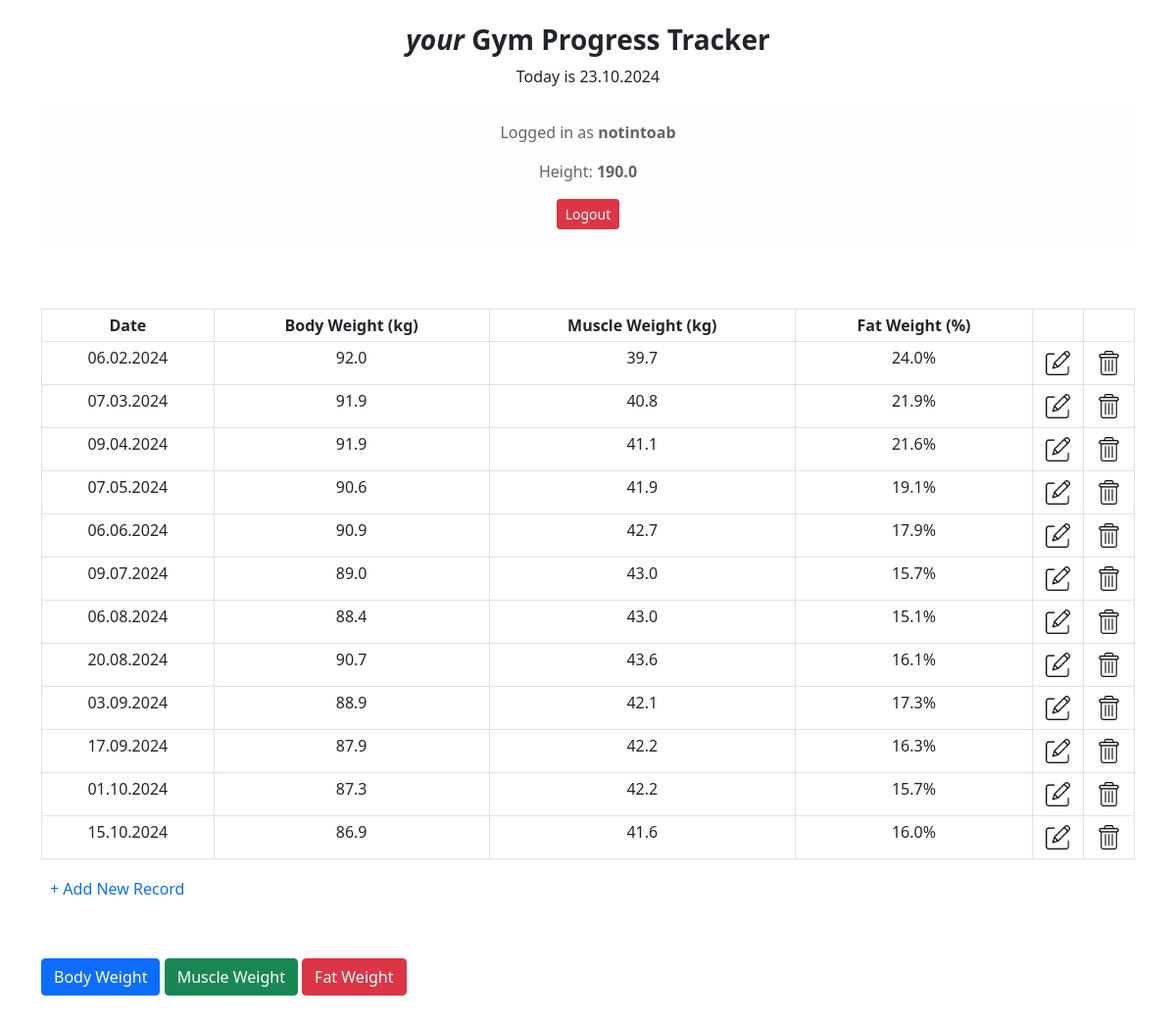
The app's page / (signed in) with its own data.
### app.py (models this page shows, shortened)
class User(db.Model):
    id = db.Column(db.Integer, primary_key=True)
    username = db.Column(db.String(100), nullable=False)
    email = db.Column(db.String(80), unique=True, nullable=False)
    password = db.Column(db.String(200), nullable=False)
    height = db.Column(db.Float)

class Results(db.Model):
    id = db.Column(db.Integer, primary_key=True)
    date_created = db.Column(db.DateTime(timezone=True), server_default=func.now(), nullable=False)
    body_weight = db.Column(db.Float, nullable=False)
    muscle_weight = db.Column(db.Float, nullable=False)
    fat_weight = db.Column(db.Float, nullable=False)
    user_id = db.Column(db.Integer, db.ForeignKey('user.id'), nullable=False)

### app.py (the view)
@app.route("/", methods=["GET", "POST"])
def index():
    if 'user_id' in session:
        user_id = session['user_id']
        results = Results.query.filter_by(user_id=user_id).all()
        user = User.query.get(user_id)
    else:
        results = []
        user = None
    return render_template(
        "index.html",
        today_date=datetime.today().strftime('%d.%m.%Y'),
        user=user, results=results)

### templates/index.html (shortened to what this page needs)
<!DOCTYPE html>
<html lang="en">
<head>
    <link href="https://cdn.jsdelivr.net/npm/bootstrap@5.0.2/dist/css/bootstrap.min.css" rel="stylesheet">
    <link rel="stylesheet" href="{{ url_for('static', filename='style.css') }}">
</head>
<body>
    <div class="container mt-4">
        <div class="row">
            <div class="col text-center">
                <h3 class="fw-bold"><i>your </i>Gym Progress Tracker</h3>
            </div>
        </div>
        <div class="row">
            <div class="col text-center">
                {% if user %}
                    <p>Today is {{ today_date }}</p>
                    <div class="alert alert-light">
                        <p>Logged in as <strong>{{ user.username }}</strong></p>
                        <p>Height: <strong>{{ user.height }}</strong></p>
                        <a href="{{ url_for('logout') }}" class="btn btn-danger btn-sm" name="logout">Logout</a>
                    </div>
                {% endif %}
            </div>
        </div>
    </div>
{% if user %}
<div class="container mt-5">
    <table class="table table-sm table-hover table-bordered align-middles text-center">
        <thead class="table table-responsive">
            <tr>
                <th>Date</th>
                <th>Body Weight (kg)</th>
                <th>Muscle Weight (kg)</th>
                <th>Fat Weight (%)</th>
                <th></th>
                <th></th>
            </tr>
        </thead>
        <tbody>
            {% for result in results %}
            <tr>
                <td class="text-nowrap">{{ result.date_created.strftime('%d.%m.%Y') }}</td>
                <td>{{ result.body_weight }}</td>
                <td>{{ result.muscle_weight }}</td>
                <td>{{ result.fat_weight }}%</td>
                <td class="fit">
                    <button class="btn btn-link btn-sm">
                        <a  href="/edit/{{ result.id }}">
                            <img width="25" height="25" src="/static/images/edit.png"></img>
                        </a>
                    </button>
                </td>
                <td class="fit">
                    <form method="post" action="{{ url_for('remove_result', result_id=result.id) }}" class="d-inline">
                        <button type="submit" class="btn btn-link btn-sm" onclick="return confirm('Remove record?')">
                            <img width="25" height="25" src="/static/images/delete.png"></img>
                        </button>
                    </form>
                </td>
            </tr>
            {% endfor %}
        </tbody>
    </table>
    <button class="btn btn-sm">
        <a href="/add" class="text-decoration-none">
            <h6>
                + Add New Record
            </h6>
        </a>
    </button>
</div>
<div class="container mt-5">
    <div class="row">
        <div class="col-12">
            <button class="btn btn-primary" onclick="setChartMode('body_weight')">Body Weight</button>
            <button class="btn btn-success" onclick="setChartMode('muscle_weight')">Muscle Weight</button>
            <button class="btn btn-danger" onclick="setChartMode('fat_weight')">Fat Weight</button>
            <div id="chart" style="height:400px; margin-top: 20px;"></div>
        </div>
    </div>
</div>
{% endif %}
</body>
</html>

### static/style.css (style rules this page uses)
.table td.fit, .table th.fit { white-space: nowrap; width: 1%; }

### records on screen
User: username "notintoab", height "190.0"
Results: date_created "06.02.2024", body_weight "92.0", muscle_weight "39.7", fat_weight "24.0"
Results: date_created "07.03.2024", body_weight "91.9", muscle_weight "40.8", fat_weight "21.9"
Results: date_created "09.04.2024", body_weight "91.9", muscle_weight "41.1", fat_weight "21.6"
Results: date_created "07.05.2024", body_weight "90.6", muscle_weight "41.9", fat_weight "19.1"
Results: date_created "06.06.2024", body_weight "90.9", muscle_weight "42.7", fat_weight "17.9"
Results: date_created "09.07.2024", body_weight "89.0", muscle_weight "43.0", fat_weight "15.7"
Results: date_created "06.08.2024", body_weight "88.4", muscle_weight "43.0", fat_weight "15.1"
Results: date_created "20.08.2024", body_weight "90.7", muscle_weight "43.6", fat_weight "16.1"
Results: date_created "03.09.2024", body_weight "88.9", muscle_weight "42.1", fat_weight "17.3"
Results: date_created "17.09.2024", body_weight "87.9", muscle_weight "42.2", fat_weight "16.3"
Results: date_created "01.10.2024", body_weight "87.3", muscle_weight "42.2", fat_weight "15.7"
Results: date_created "15.10.2024", body_weight "86.9", muscle_weight "41.6", fat_weight "16.0"
